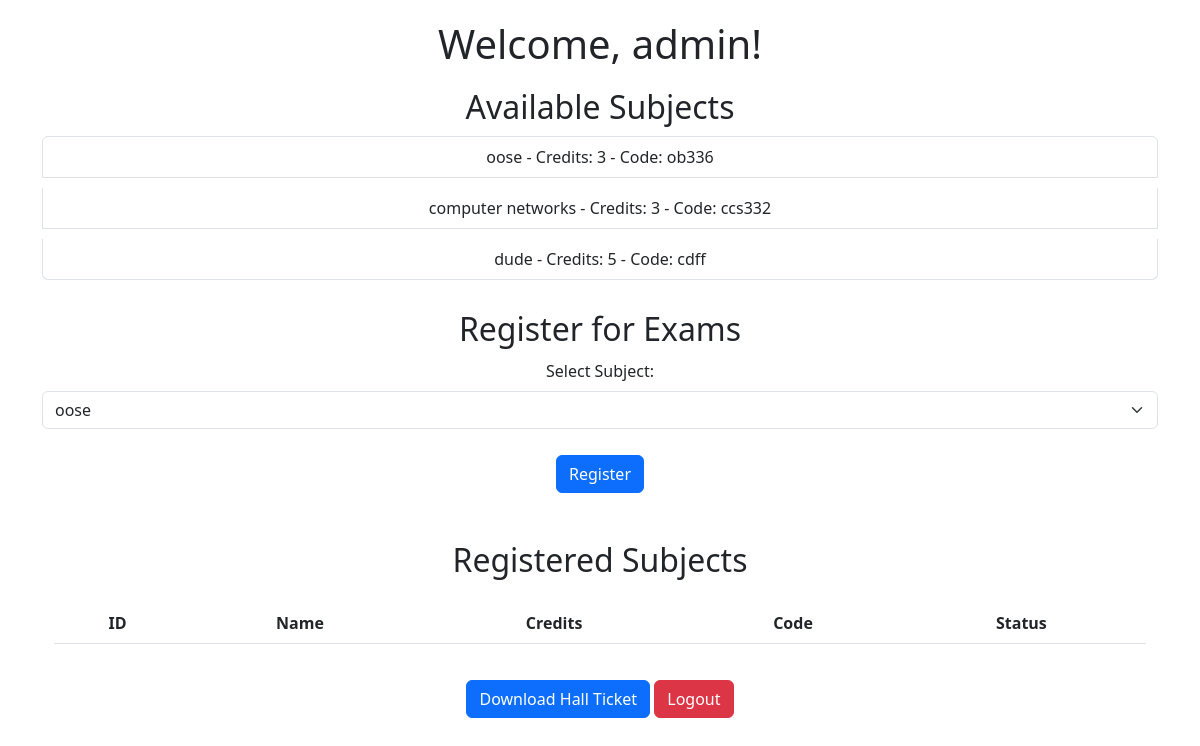
Page /student_dashboard (signed in) on the committed database.
### tables this page shows
CREATE TABLE subjects
             (id INTEGER PRIMARY KEY AUTOINCREMENT, 
              name TEXT, 
              credits INTEGER,
              code TEXT);

### app.py (the view)
@app.route('/student_dashboard')
def student_dashboard():
    if 'username' in session:
        conn = sqlite3.connect('users.db')
        c = conn.cursor()
        c.execute("SELECT * FROM subjects")
        subjects = c.fetchall()
        c.execute('''SELECT subjects.id, subjects.name, subjects.credits, subjects.code, exam_registrations.status
                     FROM exam_registrations
                     JOIN subjects ON exam_registrations.subject_id = subjects.id
                     JOIN users ON exam_registrations.user_id = users.id
                     WHERE users.username = ?''', (session['username'],))
        registered_subjects = c.fetchall()
        conn.close()
        verification_status = any(reg[4] == 'Verified' for reg in registered_subjects)
        return render_template('student_dashboard.html', username=session['username'], subjects=subjects, registered_subjects=registered_subjects, verification_status=verification_status)
    else:
        return redirect('/')

### templates/student_dashboard.html (shortened to what this page needs)
<!DOCTYPE html>
<html lang="en">
<head>
    <link href="https://cdn.jsdelivr.net/npm/bootstrap@5.3.0-alpha1/dist/css/bootstrap.min.css" rel="stylesheet">
</head>
<body>
    <div class="container">
        <h1>Welcome, {{ username }}!</h1>
        <h2>Available Subjects</h2>
        <ul class="list-group">
            {% for subject in subjects %}
                <li class="list-group-item">{{ subject[1] }} - Credits: {{ subject[2] }} - Code: {{ subject[3] }}</li>
            {% endfor %}
        </ul>
        <h2>Register for Exams</h2>
        <form action="/register_exam" method="POST">
            <div class="mb-3">
                <label for="subject" class="form-label">Select Subject:</label>
                <select name="subject_id" id="subject" class="form-select">
                    {% for subject in subjects %}
                        <option value="{{ subject[0] }}">{{ subject[1] }}</option>
                    {% endfor %}
                </select>
            </div>
            <button type="submit" class="btn btn-primary">Register</button>
        </form>
        <div class="container mt-5">
            <h2 class="mb-4">Registered Subjects</h2>
            <table class="table">
                <thead>
                    <tr>
                        <th>ID</th>
                        <th>Name</th>
                        <th>Credits</th>
                        <th>Code</th>
                        <th>Status</th>
                    </tr>
                </thead>
            </table>
        </div>
        <a href="/download_hall_ticket" class="btn btn-primary">Download Hall Ticket</a>
        <a href="/logout" class="btn btn-danger">Logout</a>
    </div>
</body>
</html>

### templates/student_dashboard.html (style rules this page uses)
body { padding: 20px; text-align: center; }
h1 { margin-bottom: 20px; }
h2 { margin-top: 20px; margin-bottom: 10px; }
ul { list-style: none; padding: 0; }
li { margin-bottom: 10px; }
button { margin-top: 10px; }
a { margin-top: 20px; display: inline-block; }

### rows in the picture
subjects: name "oose", credits "3", code "ob336"
subjects: name "computer networks", credits "3", code "ccs332"
subjects: name "dude", credits "5", code "cdff"

### other values in the picture
{{ username }} "admin"
form field subject_id "oose"
